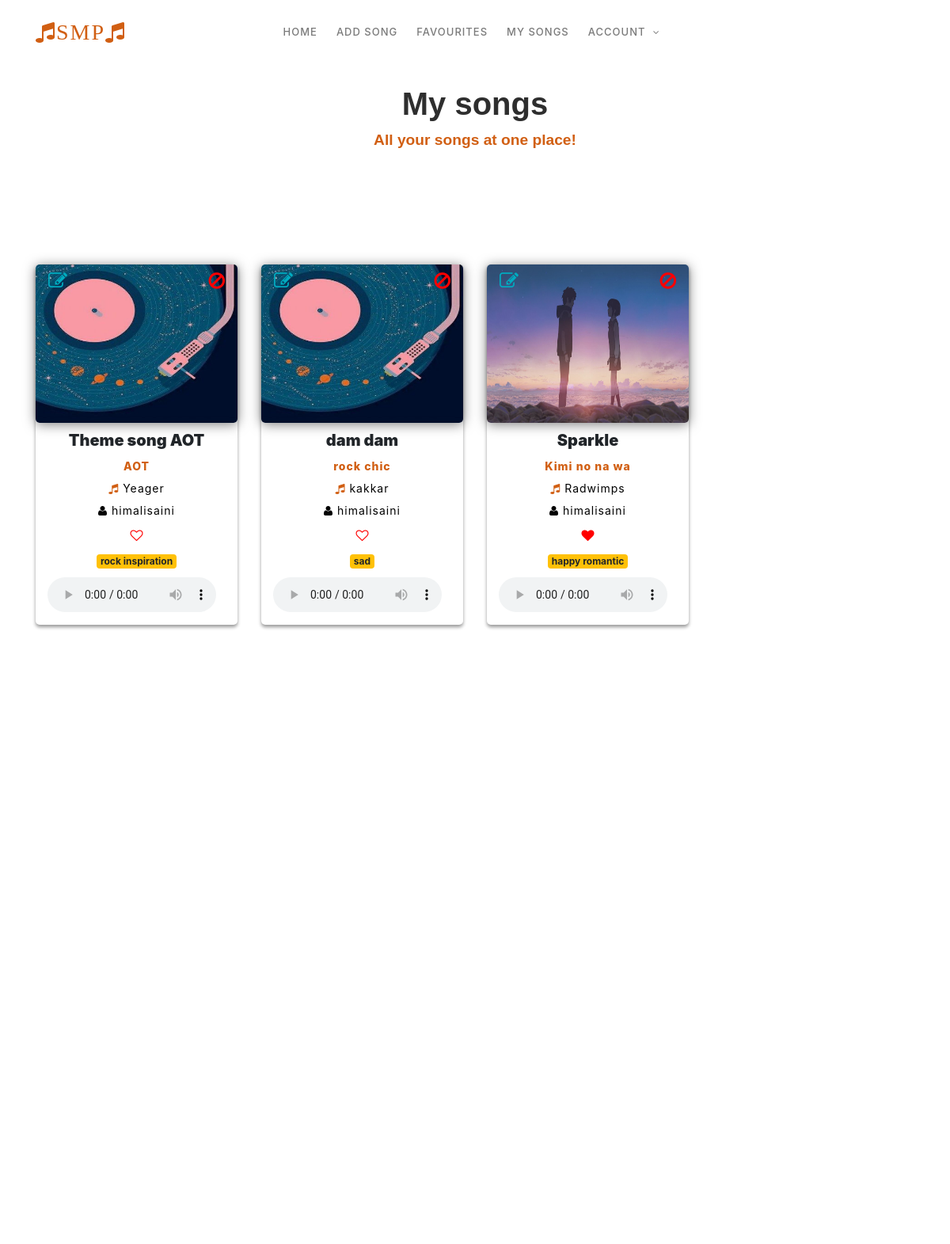
The page /main/my_songs (signed in) on the database its author committed.
### main/models.py (models this page shows, shortened)
class Song(models.Model):
    file_name = models.FileField(upload_to='songs',default='aot.mp3')
    title = models.CharField(max_length=100)
    artist = models.CharField(max_length=100,default=' ',blank=True)
    user = models.ForeignKey(User,on_delete=models.CASCADE,related_name='addedby')
    album = models.CharField(max_length=100, blank=True)
    tags = models.CharField(max_length=50, blank=True)
    cover_image = models.ImageField(default='default_cover.jpg',upload_to='cover_images')
    play_count = models.IntegerField(default=0)
    added_date = models.DateTimeField(auto_now_add=True)
    likedby = models.ManyToManyField(User,related_name='likedby',blank=True)
    def get_is_liked(self,user):
        objs = self.likedby.all()
        for obj in objs:
            if obj == user:
                return True
        return False
    class Meta:
        unique_together = [['user','title','added_date']]

### main/views.py (the view, shortened to what this page needs)
# urls.py: path('my_songs', views.my_songs, name='my_songs'),
def my_songs(request):
    if not request.user.is_authenticated:
        return redirect('errorpage')
    my_songs = Song.objects.all()
    my_songs = my_songs.filter(user=request.user)
    context = {
        'my_songs' : my_songs,
    }
    return render(request,'main/my_songs.html',context)

### main/templatetags/define_action.py (called while the page is built)
@register.filter
def get_liked(obj,user):
    return obj.get_is_liked(user)

### main/templates/main/my_songs.html (shortened to what this page needs)
{% include 'main/header.html' %}
{% load static %}
{% load define_action %}
    <div class="row">
      <div class="col-12 pageheading">
          <div class="page-title">My songs</div>
          <div class="subh">All your songs at one place!</div>
      </div>
  </div>
      <div id="cards_landscape_wrap-2">
        <div class="container">
            <div class="row">
                {% for ob in my_songs %}
                <div class="col-xs-12 col-sm-6 col-md-3 col-lg-3">
                        <div class="card-flyer">
                            <div class="text-box">
                                <div class="image-box" style="position: relative;">
                                        <img src="{{ ob.cover_image.url }}" alt="" />
                                        {% if ob.user == request.user %}
                                        <div class="centered-1">
                                            <a href="{% url 'update_song' ob.id %}"><i class="fa fa-edit song-update"></i></a>
                                        </div>
                                        <div class="centered-2">
                                            <a href="#" role="button"  data-toggle="modal" data-target="#exampleModal">
                                                <i class="fa fa-ban song-delete" onclick="setDeleteId({{ob.id}})"></i>
                                            </a>
                                        </div>
                                        {% endif %}
                                </div>
                                <div class="text-container">
                                    <h5 style="font-weight: 900;">{{ ob.title }}</h5>
                                    <p class="album" style="color: #d15f13;">{{ ob.album }}</p>
                                    <p class="sub"> <i class="fa fa-music"></i> {{ ob.artist }}</p>
                                    <p class="sub"> <i class="fa fa-user"></i> {{ ob.user }}</p>
                                    <form method="POST">
                                    {% if ob|get_liked:request.user == True %}
                                    <button id="swapHeart" class="btn btn-default" name="unsubscribe">
                                        <span class="fa fa-heart"> <span class="tooltip" style="margin-top: 20px;">Remove from favourites</span></span>
                                    </button>
                                    {% else %}
                                    <button id="swapHeart" class="btn btn-default" name="subscribe">
                                        <span class="fa fa-heart-o"> <span class="tooltip" style="margin-top: 20px;">Add to favourites</span></span>
                                    </button>
                                      {% endif %}
                                      <br>
                                    <a href="#"><span class="badge badge-warning"> {{ ob.tags }} </span></a> <br>
                                    <audio controls id="soundPlayer" onplay="sendCount({{ob.id}});">
                                        <source src="{{ ob.file_name.url }}" type="audio/mpeg">
                                    </audio>
                                </div>
                            </div>
                        </div>
                </div>
                {% endfor %}
            </div>
        </div>
    </div>
    <section class="section" id="about">
    </section>  </div>
    <footer id="contact-us">
        <div class="container">
            <div class="row">
                <div class="col-lg-12">
                    <div class="sub-footer">
                        <p>Copyright &copy; Coffee n Code</p>
                    </div>
                </div>
            </div>
        </div>
    </footer>
</body>
</html>

### main/static/main/assets/css/templatemo-lava.css (style rules this page uses)
html, body, div, span, applet, object, iframe, h1, h2, h3, h4, h5, h6, p, blockquote, div pre, a, abbr, acronym, address, big, cite, code, del, dfn, em, font, img, ins, kbd, q, s, samp, small, strike, strong, sub, sup, tt, var, b, u, i, center, dl, dt, dd, ol, ul, li, figure, header, nav, section, article, aside, footer, figcaption { margin: 0; padding: 0; border: 0; outline: 0; }
header, nav, section, article, aside, footer, hgroup { display: block; }
* { box-sizing: border-box; }
html, body { font-family: 'Poppins', sans-serif; font-weight: 400; background-color: #fff; font-size: 16px; -ms-text-size-adjust: 100%; -webkit-font-smoothing: antialiased; -moz-osx-font-smoothing: grayscale; }
a { text-decoration: none !important; }
h1, h2, h3, h4, h5, h6 { margin-top: 0px; margin-bottom: 0px; }
p { font-size: 15px; line-height: 25px; color: #888; }
html, body { background: #fff; font-family: 'Poppins', sans-serif; }
#about { padding: 100px 0px; position: relative; z-index: 9; }
footer { margin-top: 200px; padding-top: 120px; background-image: url(../images/footer-bg.png); background-repeat: no-repeat; background-position: center center; background-size: cover; width: 100%; }
footer .sub-footer { padding: 60px 0px; border-top: 1px solid rgba(250,250,250,0.3); text-align: center; }
footer .sub-footer p { color: #fff; font-size: 15px; font-weight: 300; letter-spacing: 0.5px; }

### main/static/main/mycustom.css (style rules this page uses)
.pageheading { font-family: 'Montserrat', sans-serif; text-align: center; font-size: 2.5rem; padding-top: 1px; padding-bottom: 10px; color: #2e2e2e; font-weight: 800; }
.subh { font-family: 'Montserrat', sans-serif; text-align: center; font-size: 1.2rem; padding: 2px; color: #d15f13; }
#cards_landscape_wrap-2 { text-align: center; background: white; }
#cards_landscape_wrap-2 .container { padding-top: 80px; padding-bottom: 100px; }
#cards_landscape_wrap-2 a { text-decoration: none; outline: none; }
#cards_landscape_wrap-2 .card-flyer { border-radius: 5px; }
#cards_landscape_wrap-2 .card-flyer .image-box { background: #ffffff; overflow: hidden; box-shadow: 0px 2px 15px rgba(0, 0, 0, 0.50); border-radius: 5px; }
#cards_landscape_wrap-2 .card-flyer .image-box img { -webkit-transition:all .9s ease; -moz-transition:all .9s ease; -o-transition:all .9s ease; -ms-transition:all .9s ease; width: 100%; height: 200px; }
#cards_landscape_wrap-2 .card-flyer .text-box { text-align: center; }
#cards_landscape_wrap-2 .card-flyer .text-box .text-container { padding: 10px 9px; }
#cards_landscape_wrap-2 .card-flyer { background: #FFFFFF; margin-top: 50px; -webkit-transition: all 0.2s ease-in; -moz-transition: all 0.2s ease-in; -ms-transition: all 0.2s ease-in; -o-transition: all 0.2s ease-in; transition: all 0.2s ease-in; box-shadow: 0px 3px 4px rgba(0, 0, 0, 0.40); }
#cards_landscape_wrap-2 .card-flyer .text-box p { margin-top: 3px; margin-bottom: 0px; padding-bottom: 0px; font-size: 14px; letter-spacing: 1px; color: #000000; }
#soundPlayer { width: 90%; padding-top: 10px; }
.album { font-weight: 800; color: #d15f13; }
.btn { margin: 0 auto; display: block; }
button > span { color: red; font-size:20px; }
.centered-2 { position: absolute; top: 8px; right: 16px; }
.centered-1 { position: absolute; top: 8px; left: 16px; }
.song-delete { color: red; font-size: 1.5rem; }
.song-update { color:#00acc1; font-size: 1.5rem; }
.fa-music { color: #d15f13; }

### rows shown on the page
Song: cover_image (placeholder picture), title "Theme song AOT", album "AOT", artist "Yeager", user "himalisaini", tags "rock inspiration"
Song: cover_image (placeholder picture), title "dam dam", album "rock chic", artist "kakkar", user "himalisaini", tags "sad"
Song: cover_image (picture), title "Sparkle", album "Kimi no na wa", artist "Radwimps", user "himalisaini", tags "happy romantic"
